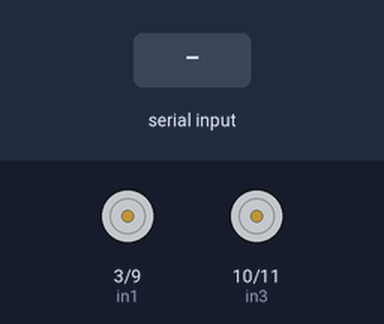
Recording of a sketch running on a simulated Arduino Uno, built with avr-gcc and run on an emulated ATmega328P. Shown: motor-driver pin pairs drawn as motors (green arrow = first pin HIGH = forward, orange = second pin HIGH = backward, longer = more drive). Inputs (shaded band) come from the test bench. What the sketch prints to the serial monitor is not drawn.

Above: at 1.2 s.
1.3 s: "F" received over Serial
At 2.5 s:
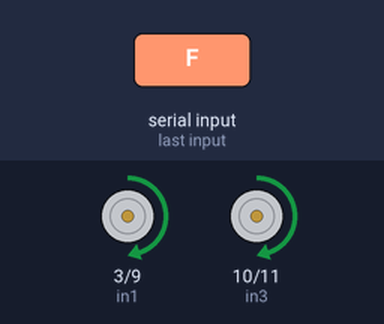
2.8 s: "B" received over Serial
At 3.9 s:
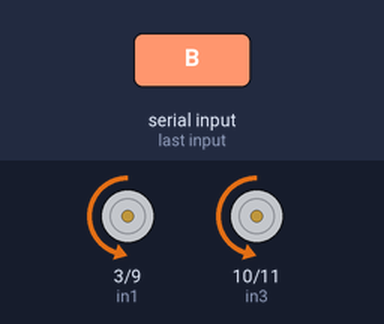
4.3 s: "R" received over Serial
At 5.0 s:
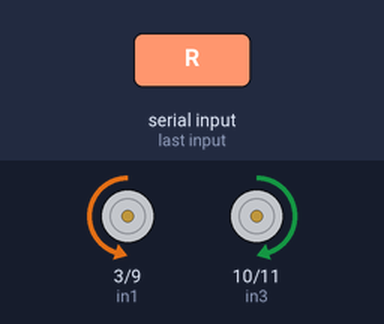
5.8 s: "L" received over Serial
At 6.2 s:
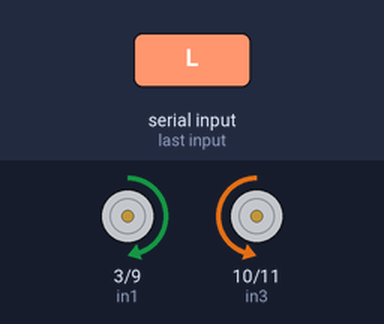
Timing chart, 0 to 8.3 s (numbered marks = the images above; inputs shaded):
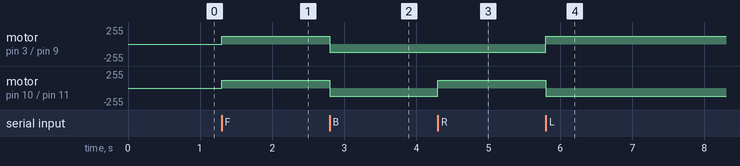

Measured:
- after the input at 1.3 s, motor on pin 3 (in1) / pin 9 (in2), motor on pin 10 (in3) / pin 11 (in4): stopped → forward 120/255 at once
- after the input at 2.8 s, motor on pin 3 (in1) / pin 9 (in2), motor on pin 10 (in3) / pin 11 (in4): forward 120/255 → backward 120/255 at once
- after the input at 4.3 s, motor on pin 10 (in3) / pin 11 (in4): backward 120/255 → forward 120/255 at once
- after the input at 5.8 s, motor on pin 3 (in1) / pin 9 (in2): backward 120/255 → forward 120/255 at once; motor on pin 10 (in3) / pin 11 (in4): forward 120/255 → backward 120/255 at once

The sketch:

Recepteur.ino
```cpp
int in1=3 ;
int in2=9 ;
int in3=10 ;
int in4=11 ;
void setup() {
  Serial.begin(38400);
  pinMode(in1, OUTPUT);
  pinMode(in2, OUTPUT);
  pinMode(in3, OUTPUT);
  pinMode(in4, OUTPUT);
}

void loop() {

tt() ;
}
void avant(void){
  analogWrite(in1, 120);
  analogWrite(in2, 0);
  analogWrite(in3, 120);
  analogWrite(in4, 0);}
  void arriere(void){
    analogWrite(in1, 0);
  analogWrite(in2, 120);
  analogWrite(in3, 0);
  analogWrite(in4, 120);}
  void droite(void){
  analogWrite(in1, 120);
  analogWrite(in2, 0);
  analogWrite(in3, 0);
  analogWrite(in4, 120);}
  void gauche(void){
     analogWrite(in1, 0);
  analogWrite(in2, 120);
  analogWrite(in3, 120);
  analogWrite(in4, 0);}

void tt(void) {  char c;
  if (Serial.available()) {
    c = Serial.read();
    Serial.println(c);

  if (c == 'F') {
  avant() ;
  Serial.print("avancer");
  }
  else if (c == 'B') {
  arriere() ;

  }
  else if (c == 'R') {
 gauche() ;
   Serial.print("droite");
  }
  else if (c == 'L') {
droite() ;

  }
else if(c=='S') {
  analogWrite(in1, 0);
  analogWrite(in2, 0);
  analogWrite(in3, 0);
  analogWrite(in4, 0);
 Serial.print("stop");
 }
}
}
```
